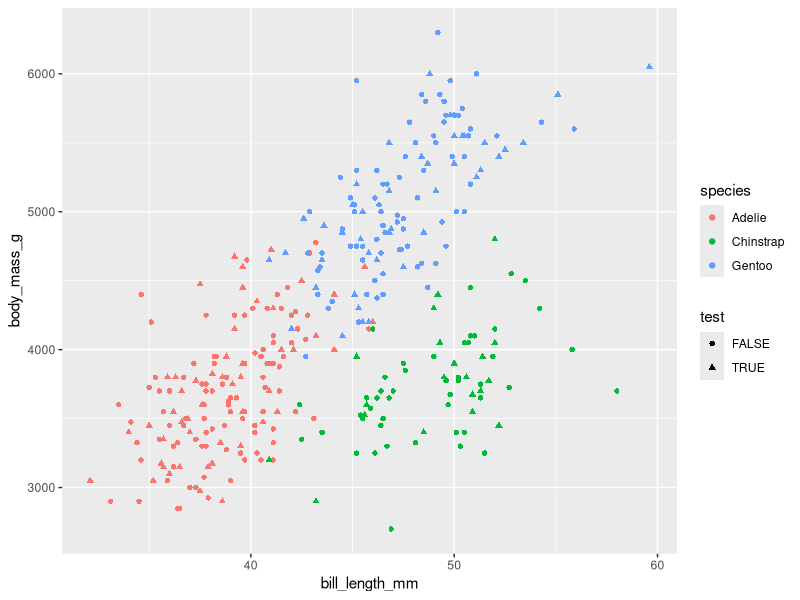

Write R code to recreate this figure.
## ---- chunk 1
knitr::opts_chunk$set(echo = TRUE)
## ---- chunk 2
library(tidyverse)
library(caret)
library(palmerpenguins)
## ---- chunk 3
# from palmerpenguins package
data("penguins")
head(penguins)

# subset data to only include variables of interest, then drop entries with NA fields
peng_data <- penguins |> 
  # select columns of interest
  select(species, bill_length_mm, body_mass_g) |>
  # remove NAs
  drop_na()
## ---- chunk 4
# set seed for replication - this time I chose pi because pie
set.seed(314)

# create a vector of indices to categorize 1/3 of points as test and 2/3 as train
n <- nrow(peng_data)
testRows <- sample(1:n, size = n * 1/3, replace = FALSE)

peng_data$test <- FALSE
peng_data$test[testRows] <- TRUE
# training datapoints are now labelled as FALSE, while test datapoints are labelled as TRUE
head(peng_data)
table(peng_data$test)
## ---- chunk 5
p1 <- ggplot(data = peng_data) +
  geom_point(aes(x = bill_length_mm, y = body_mass_g, 
                 color = species, shape = test))
p1
## ---- chunk 6
# subset testing and training sets
test_data <- peng_data[peng_data$test,]
train_data <- peng_data[!peng_data$test,]

# linear model
lm1 <- lm(body_mass_g ~ bill_length_mm + species, data = train_data)
summary(lm1)

# predict values for testing subset
test_data$yhat <- predict(lm1, newdata = test_data)
## ---- chunk 7
rsq <- cor(test_data$yhat, test_data$body_mass_g)^2
rmse <- sqrt(mean((test_data$yhat - test_data$body_mass_g)^2))
mae <- mean(abs(test_data$yhat - test_data$body_mass_g))

rsq
rmse
mae
## ---- chunk 8
# set seed for replication
set.seed(314)
# set number of folds k
k <- 10
# pull number of observations n
n <- nrow(peng_data)
# reshuffle penguin data for assigning folds
peng_data2 <- peng_data[sample(n),1:3]
# assign datapoints fold groups
peng_data2$fold <- cut(seq(1, n), breaks = k, labels = FALSE)

# create empty matrix for loop output
peng_kfold <- matrix(nrow = k, ncol = 3)
colnames(peng_kfold) <- c("r2", "rmse", "mae")
for(i in 1:k) {
  # filter test and train datasets 
  train_data <- filter(peng_data2, fold != i)
  test_data <- filter(peng_data2, fold == i)
  
  # build linear model on train dataset
  loop_lm <- lm(body_mass_g ~ bill_length_mm + species, data = train_data)
  # predict yhat values for test dataset
  test_data$yhat <- predict(loop_lm, newdata = test_data)
  
  # R^2
  peng_kfold[i,1] <- cor(test_data$yhat, test_data$body_mass_g)^2
  # RMSE
  peng_kfold[i,2] <- sqrt(mean((test_data$yhat - test_data$body_mass_g)^2))
  # MAE
  peng_kfold[i,3] <- mean(abs(test_data$yhat - test_data$body_mass_g))
}

peng_kfold
## ---- chunk 9
# mean R^2
mean_r2 <- mean(peng_kfold[,1])
# R^2 standard error
se_r2 <- sd(peng_kfold[,1]) / sqrt(k)

# mean Root Mean Square Error
mean_rmse <- mean(peng_kfold[,2])
# RMSE standard error
se_rmse <- sd(peng_kfold[,2]) / sqrt(k)

# mean Mean Absolute Error
mean_mae <- mean(peng_kfold[,3])
# MAE standard error
se_mae <- sd(peng_kfold[,3]) / sqrt(k)

## ---- chunk 10
# set seed for replication
set.seed(314)
# pull number of observations n
n <- nrow(peng_data)

# create empty matrix for loop output
peng_LOOCV <- matrix(nrow = n, ncol = 2)
colnames(peng_LOOCV) <- c("y", "yhat")
for(i in 1:n) {
  # filter test and train datasets 
  train_data <- peng_data[-i,1:3]
  test_data <- peng_data[i,1:3]
  
  # build linear model on train dataset
  loop_lm <- lm(body_mass_g ~ bill_length_mm + species, data = train_data)
  
  peng_LOOCV[i,1] <- as.numeric(test_data[,3])
  # predict yhat values for test dataset
  loop_yhat <- predict(loop_lm, newdata = test_data)
  peng_LOOCV[i,2] <- loop_yhat[1]
}

head(peng_LOOCV)

  # R^2
  LOOCV_r2 <- cor(peng_LOOCV[,1], peng_LOOCV[,2])^2
  # RMSE
  LOOCV_rmse <- sqrt(mean((peng_LOOCV[,2] - peng_LOOCV[,1])^2))
  # MAE
  LOOCV_mae <- mean(abs(peng_LOOCV[,2] - peng_LOOCV[,1]))
  
LOOCV_r2
LOOCV_rmse
LOOCV_mae
